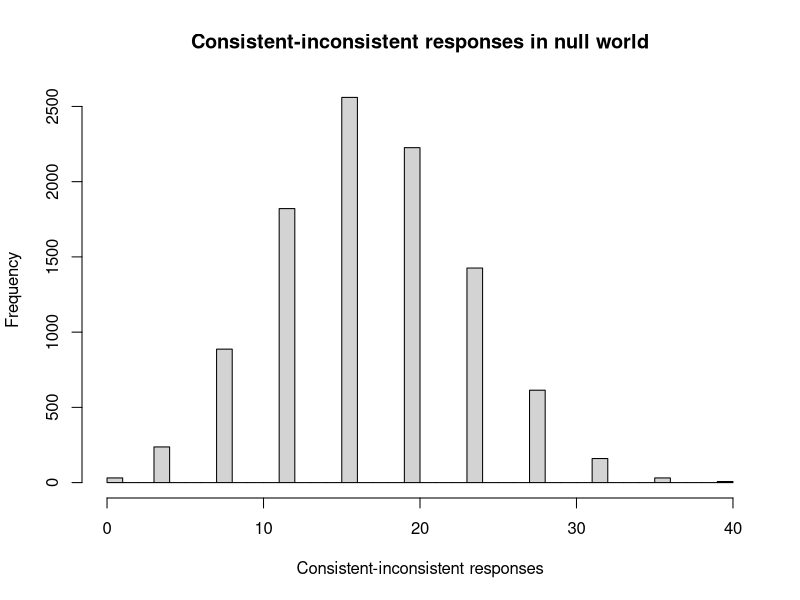

Here is the R script that generated this plot:
## ---- chunk 1
# Constitute the set of 52 beer drinkers, and the set of 26 non-drinkers,
# where 1 represents beer drinker, and 0 represents non-drinker.
drink <- rep(c(1, 0), c(52, 26))
# Show the result
drink
## ---- chunk 2
# The same set of individuals classified by whether they favor or
# don't favor the sale of beer, where 1 represents those who favor
# local beer sale, and 0 represents those who do not.
sale <- rep(c(1, 0), c(65, 13))
# Show the result
sale
## ---- chunk 3
# Number of repeats.
n_trials <- 10000

# Array to store the results of each trial.
results <- numeric(n_trials)

# Repeat the experiment 10,000 times.
for (i in 1:n_trials) {
    # Shuffle the drink labels..
    random_drink <- sample(drink)
    # Note — random_drink is now a vector like this:
    # [1, 0, 1, 1, 1, 0, 0, 1 ...]

    # Subtract the favor/don't favor set from the drink/don't drink set.
    # Consistent responses are someone who drinks favoring the sale of beer (a
    # 1 and a 1) or someone who doesn't drink opposing the sale of beer.
    # When subtracted, consistent responses *(and only consistent responses)*
    # produce a 0.
    diffs <- random_drink - sale
    # Count the number of consistent responses (those equal to 0).
    consistent <- sum(diffs == 0)
    # Count the "inconsistent" responses (those not equal to 0).
    inconsistent <- sum(diffs != 0)
    # Find the difference.
    diff_diff <- consistent - inconsistent
    # Keep track of the results of each trial.
    results[i] <- diff_diff
    # End one trial, go back and repeat until all 10,000 trials are complete.
}
# Produce a histogram of the trial result.
hist(results, breaks=0:40,
    main='Consistent-inconsistent responses in null world',
    xlab='Consistent-inconsistent responses')

# Count differences >= observed.
k <- sum(results >= 24)
# Proportion.
kk <- k / n_trials
# Print result.
message('Proportion null-world differences >= observed: ', kk)
